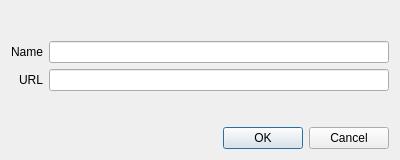
<?xml version="1.0" encoding="UTF-8"?>
<ui version="4.0">
 <class>Dialog</class>
 <widget class="QDialog" name="Dialog">
  <property name="geometry">
   <rect>
    <x>0</x>
    <y>0</y>
    <width>400</width>
    <height>160</height>
   </rect>
  </property>
  <property name="windowTitle">
   <string>Add a Radio</string>
  </property>
  <layout class="QVBoxLayout" name="verticalLayout">
   <item>
    <layout class="QFormLayout" name="formLayout">
     <property name="labelAlignment">
      <set>Qt::AlignmentFlag::AlignRight|Qt::AlignmentFlag::AlignTrailing|Qt::AlignmentFlag::AlignVCenter</set>
     </property>
     <property name="formAlignment">
      <set>Qt::AlignmentFlag::AlignLeading|Qt::AlignmentFlag::AlignLeft|Qt::AlignmentFlag::AlignVCenter</set>
     </property>
     <item row="1" column="1">
      <widget class="QLineEdit" name="urlInput"/>
     </item>
     <item row="1" column="0">
      <widget class="QLabel" name="urlLabel">
       <property name="text">
        <string>URL</string>
       </property>
      </widget>
     </item>
     <item row="0" column="0">
      <widget class="QLabel" name="nameLabel">
       <property name="text">
        <string>Name</string>
       </property>
      </widget>
     </item>
     <item row="0" column="1">
      <widget class="QLineEdit" name="nameInput"/>
     </item>
    </layout>
   </item>
   <item>
    <widget class="QDialogButtonBox" name="buttonBox">
     <property name="orientation">
      <enum>Qt::Orientation::Horizontal</enum>
     </property>
     <property name="standardButtons">
      <set>QDialogButtonBox::StandardButton::Cancel|QDialogButtonBox::StandardButton::Ok</set>
     </property>
    </widget>
   </item>
  </layout>
 </widget>
 <resources/>
 <connections>
  <connection>
   <sender>buttonBox</sender>
   <signal>accepted()</signal>
   <receiver>Dialog</receiver>
   <slot>accept()</slot>
   <hints>
    <hint type="sourcelabel">
     <x>248</x>
     <y>254</y>
    </hint>
    <hint type="destinationlabel">
     <x>157</x>
     <y>274</y>
    </hint>
   </hints>
  </connection>
  <connection>
   <sender>buttonBox</sender>
   <signal>rejected()</signal>
   <receiver>Dialog</receiver>
   <slot>reject()</slot>
   <hints>
    <hint type="sourcelabel">
     <x>316</x>
     <y>260</y>
    </hint>
    <hint type="destinationlabel">
     <x>286</x>
     <y>274</y>
    </hint>
   </hints>
  </connection>
 </connections>
</ui>
